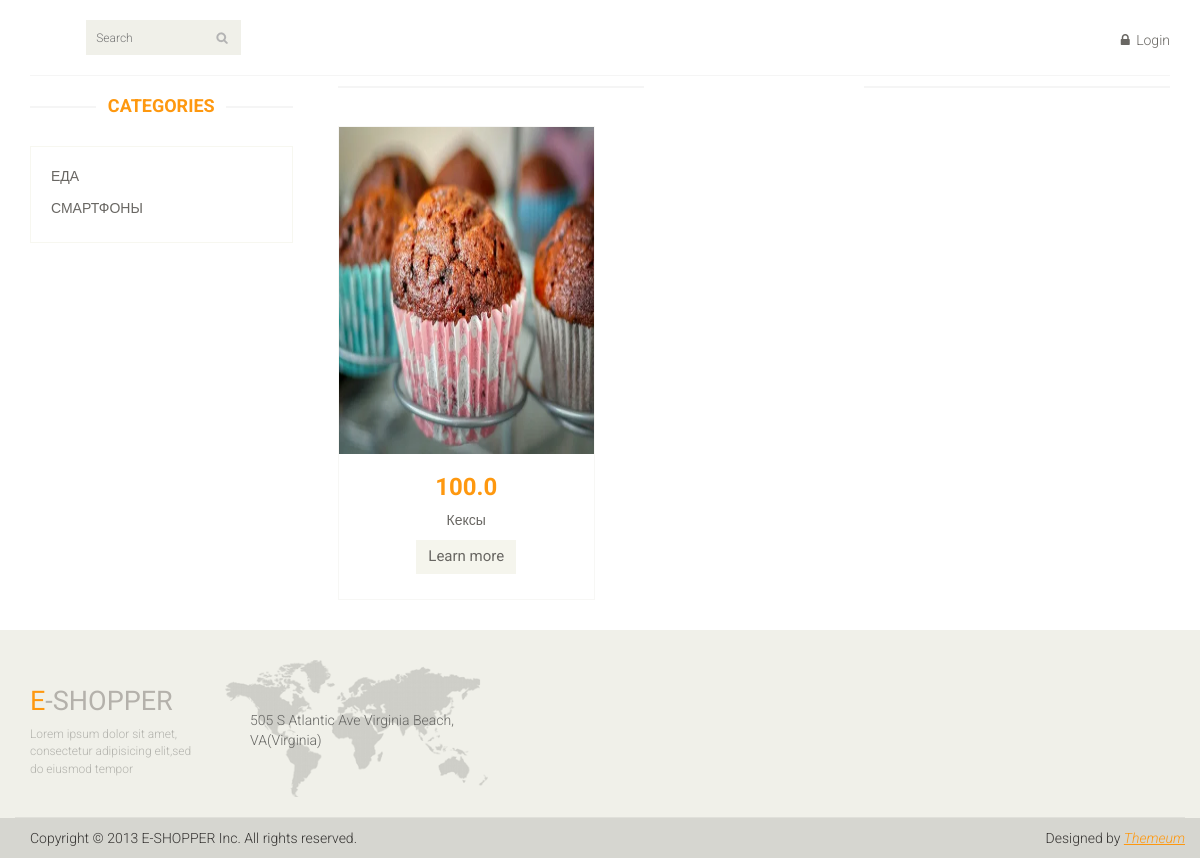
Page /category/1/ on the committed database.
### main_page/models.py (models this page shows, shortened)
class Category(models.Model):
    category_name = models.CharField(max_length=75)
    reg_date = models.DateTimeField(auto_now_add=True)

class Product(models.Model):
    product_name = models.CharField(max_length=125)
    product_count = models.IntegerField()
    product_price = models.FloatField()
    product_photo = models.ImageField(upload_to='media/')
    product_des = models.TextField()
    product_category = models.ForeignKey(Category, on_delete=models.CASCADE)
    reg_date = models.DateTimeField(auto_now_add=True)

### main_page/views.py (the view)
# urls.py: path('category/<int:pk>/', views.get_exact_category),
def get_exact_category(request, pk):
    exact_category = models.Category.objects.get(id=pk)
    categories = models.Category.objects.all()
    category_products = models.Product.objects.filter(product_category=exact_category)
    return render(request, 'categrory_products.html', {'category_products': category_products,
                                                       'categories': categories})

### main_page/templates/categrory_products.html (shortened to what this page needs)
{% extends 'index.html' %}
{% block content %}
<section>
		<div class="container">
			<div class="row">
                <div class="col-sm-3">
					<div class="left-sidebar"><br>
						<h2>Categories</h2>
						<div class="panel-group category-products" id="accordian">
							{% for category in categories %}
							<div class="panel panel-default">
								<div class="panel-heading">
									<h4 class="panel-title"><a href="/category/{{ category.id }}">{{ category.category_name }}</a></h4>
								</div>
							</div>
							{% endfor %}
						</div>
					</div>
				</div>
				<div class="col-sm-9 padding-right">
					<div class="features_items"><br>
                        {% for product in category_products %}
						<div class="col-sm-4">
							<div class="product-image-wrapper">
								<div class="single-products">
									<div class="productinfo text-center">
										<img src="/{{ product.product_photo }}" alt="" />
										<h2>{{ product.product_price }}</h2>
										<p>{{ product.product_name }}</p>
										<a href="/item/{{ product.id }}" class="btn btn-default add-to-cart">Learn more</a>
									</div>
								</div>
							</div>
						</div>
                    {% endfor %}
                    </div>
				</div>
			</div>
		</div>
	</section>
{% endblock content %}

### main_page/static/css/main.css (style rules this page uses)
body { font-family: 'Roboto', sans-serif; background:; position: relative; font-weight:400px; }
a { -webkit-transition: 300ms; -moz-transition: 300ms; -o-transition: 300ms; transition: 300ms; }
h1, h2, h3, h4, h5, h6 { font-family: 'Roboto', sans-serif; }
.category-products { border: 1px solid #F7F7F0; margin-bottom: 35px; padding-bottom: 20px; padding-top: 15px; }
.left-sidebar h2, .brands_products h2 { color: #FE980F; font-family: 'Roboto', sans-serif; font-size: 18px; font-weight: 700; margin: 0 auto 30px; text-align: center; text-transform: uppercase; position: relative; z-index:3; }
.left-sidebar h2:after, h2.title:after { content: " "; position: absolute; border: 1px solid #f5f5f5; bottom:8px; left: 0; width: 100%; height: 0; z-index: -2; }
.left-sidebar h2:before { content: " "; position: absolute; background: #fff; bottom: -6px; width: 130px; height: 30px; z-index: -1; left: 50%; margin-left: -65px; }
.category-products .panel { background-color: #FFFFFF; border: 0px; border-radius: 0px; box-shadow:none; margin-bottom: 0px; }
.category-products .panel-default .panel-heading { background-color: #FFFFFF; border: 0 none; color: #FFFFFF; padding: 5px 20px; }
.category-products .panel-default .panel-heading .panel-title a { color: #696763; font-family: 'Roboto', sans-serif; font-size: 14px; text-decoration: none; text-transform: uppercase; }
.padding-right { padding-right: 0; }
.features_items { overflow:hidden; }
.product-image-wrapper { border:1px solid #F7F7F5; overflow: hidden; margin-bottom:30px; }
.single-products { position: relative; }
.productinfo h2 { color: #FE980F; font-family: 'Roboto', sans-serif; font-size: 24px; font-weight: 700; }
.productinfo p { font-family: 'Roboto', sans-serif; font-size: 14px; font-weight: 400; color: #696763; }
.productinfo img { width: 255.48px; height: 326.81px; }
.productinfo { position:relative; }
.add-to-cart { background:#F5F5ED; border: 0 none; border-radius: 0; color: #696763; font-family: 'Roboto', sans-serif; font-size: 15px; margin-bottom: 25px; }

### rows in the picture
Category: category_name "ЕДА"
Category: category_name "СМАРТФОНЫ"
Product: product_photo (picture), product_price "100.0", product_name "Кексы"
